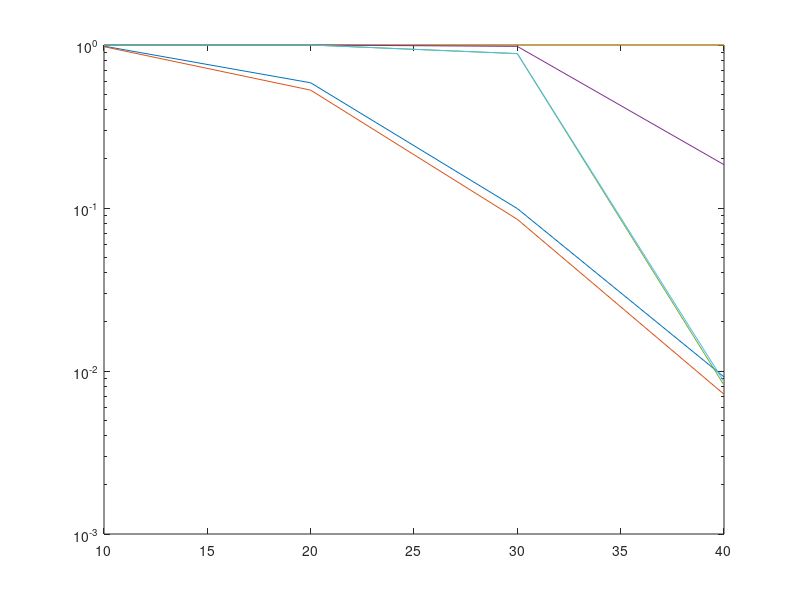

Here is the MATLAB script that generated this plot:
clear all%function [p1, p2] = fund_mac(K,ct)
fc = 2e9; %Carrier frequency (Hz)
c= 3e8; %speed of light (m/s)
wavelength = c/fc; % in m
eta= (wavelength/(4*pi))^2;
BW=10*10^6; %10 MHz 
Nf=10;%dB
sigma2_dbm= -180+10*log10(BW)+Nf; %Thermal noise in dBm
sigma_square=10^((sigma2_dbm-30)/10);

fl = [1:10];
gammaf = 0.5;
pf = 1./fl.^gammaf./sum(1./fl.^gammaf);

 snrdb = [10: 10 : 40]; ct=5000;
 K=2; Rc = 50;  al=3;   rmax = 3000;    lamb=0.01/pi/Rc^2; deltax=1.1;
 R1 = 1; R2=6;
 beta2=1/4; beta1=1/4;
 N=20; %Gassus variables
 for k = 1: length(snrdb)
    snr = 10^((snrdb(k)-30)/10)*eta/sigma_square*10; 
    taux =   (2^(R1/2)-1)/snr/(1-beta2*2^R1); taux2 = (2^(R2/2)-1)/snr/beta2;
  sum1=zeros(K); sum2=zeros(K); sum3=0; sum4=0; sum5=0; sum6=0;  
  for ix = 1 :ct       
      %get the locations for the base stations
     bsn  = poissrnd(pi*rmax^2*lamb);
     pppind = 1;
     cx1=zeros(bsn,1); cy1=zeros(bsn,1); dx=zeros(bsn,1);
     while pppind<=bsn                 
         cx1(pppind,1) = sign(randn(1,1))*rand(1,1)*rmax;
         cy1(pppind,1) = sign(randn(1,1))*rand(1,1)*rmax;
         dx(pppind,1) = (cx1(pppind))^2+(cy1(pppind))^2;
         if dx(pppind,1)<rmax^2 &dx(pppind,1)>deltax^2*Rc^2
             pppind = pppind+1;
         end
     end
     %order these base stations to the comp user
     [t1,t2] = sort(dx,'ascend');
     if min(sqrt(dx))<Rc
         dd=0;
     end
     cx1 = cx1(t2); cy1 = cy1(t2); %now all the base statins are ordered. 

     bsi = 5; %%% only focus on this particular cell

     %get the relative locations for the users      
     cx2=zeros(bsn,K); cy2=zeros(bsn,K); %each rwo contains K users  relative locations
 
     %the  user in this cell
     pppind = 1;         
         while pppind<=1                 
             cx2(1,pppind) = sign(randn(1,1))*rand(1,1)*Rc;
             cy2(1,pppind) = sign(randn(1,1))*rand(1,1)*Rc;
             dx2 = (cx2(1,pppind))^2+(cy2(1,pppind))^2;
             if dx2<Rc^2  
                 pppind = pppind+1;
             end
         end 
             cx3(bsi,1) = cx2(1)+cx1(bsi); cy3(bsi,1) = cy2(1)+cy1(bsi); %actual user locations
 
         
    %the performance at user  
    dd = sqrt(cx3(bsi,1)^2 + cy3(bsi,1)^2 );
    zmk = abs(complex(sqrt(0.5)*randn(1,1),sqrt(0.5)*randn(1,1)))^2/ dd^al;
    if zmk< taux
        sum1 = sum1+1;
    end
    if zmk<(2^(R1)-1)/snr
        sum3 = sum3 +1; %oma
    end
    
    %the performance at base station  
    dbs = sqrt(cx1(bsi,1)^2 + cy1(bsi,1)^2 );    
    if 1/dbs^al<taux | 1/dbs^al<taux2
        sum2 = sum2+1;
    end
    if 1/dbs^al<(2^(R2)-1)/snr  
        sum4 = sum4+1;
    end
    
  end
    p1(k) = sum1(1)/ct;     
    p2(k) = sum2(1)/ct;     
    o1(k) = sum3/ct;     
    o2(k) = sum4/ct;     
    %theorethic  
    ep1 = 2^(R1/2)-1;
    sumx1 = 0;
    ctt=5;  %%%%%%%%%%%%%%%%%% need to change 
    stepz =0.5; %%%%%%%%%%%%%%%%%%%%%%%%%%%%%%% need to change 
    zx = [deltax*Rc : stepz  :deltax*Rc+stepz*ctt*20]; %%%%%%%%%%%%%% need to change XXX
    for i =1: length(zx)
        z = zx(i);
        stepr = Rc/ctt;
        rx = [z-Rc+0.000000000000000000001: stepr: z+Rc-0.0000000000000000000001];
        for j =1: length(rx)
            r = rx(j);
            sumx1 = sumx1 + exp(-taux*r^al)*  2*r*acos((z^2+r^2-Rc^2)/2/z/r)/pi/Rc^2  *stepr...
                *2*lamb^bsi*pi^bsi*z*(z^2-deltax^2*Rc^2)^(bsi-1)/factorial(bsi-1)...
                *exp(-lamb*pi*(z^2-deltax^2*Rc^2)) *stepz;
        end
    end
    pa(k) = 1- sumx1 ;
    
    sum2x = 0;
    taum = (min( 1/taux, 1/taux2))^(1/al); 
    temp1 = lamb*pi*(taum^2 - deltax^2*Rc^2);
    for l =0: bsi-1
        sum2x = sum2x + temp1^l/factorial(l)*exp(-temp1);
    end
    pa2(k) = sum2x;
   
end
semilogy(snrdb,o1,snrdb,p1,snrdb,pa,snrdb,o2,snrdb,p2,snrdb,pa2)